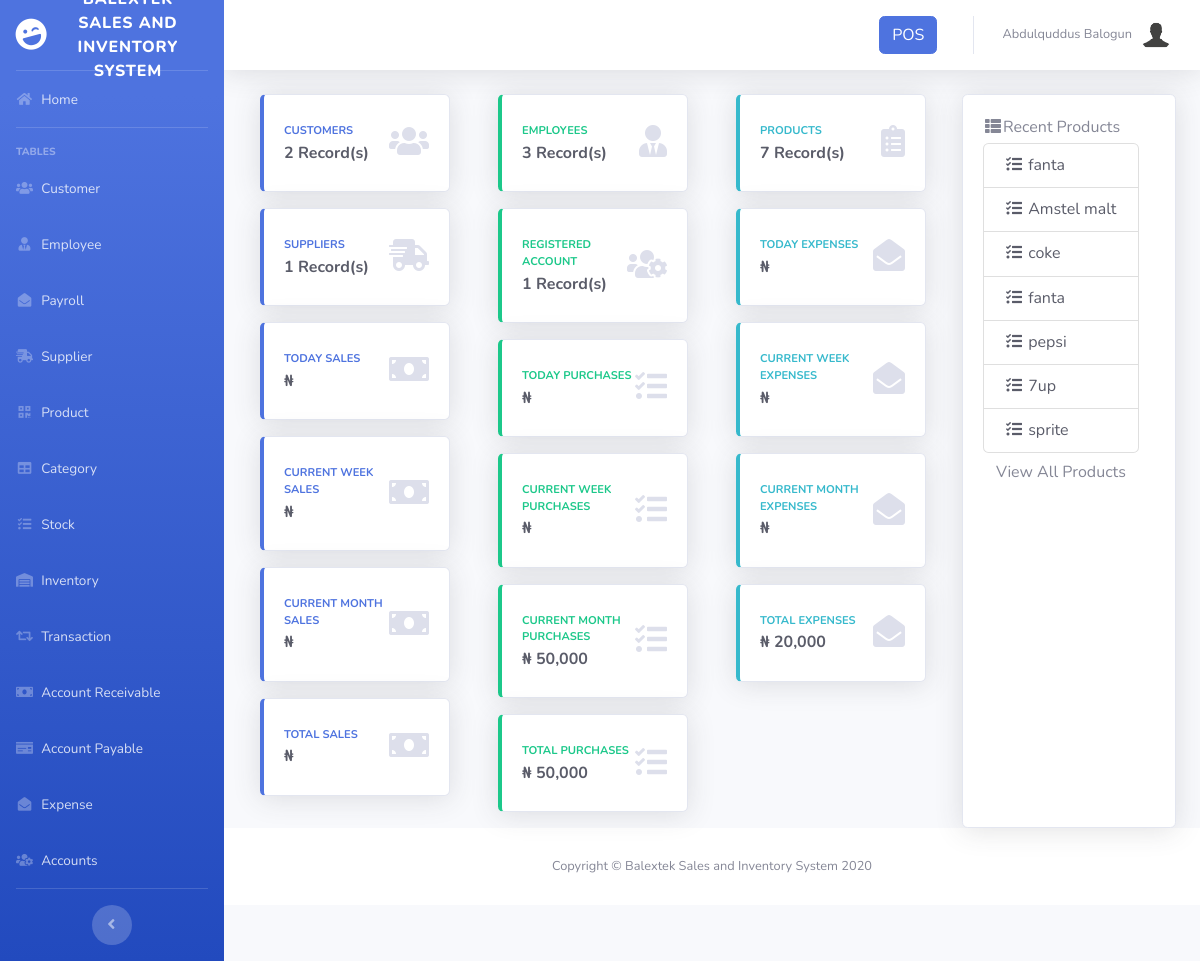
The page /pages/index.php (signed in) on the database its author committed.
### tables this page shows
CREATE TABLE `product` (
  `PRODUCT_ID` int(11) NOT NULL,
  `PRODUCT_CODE` varchar(20) NOT NULL,
  `NAME` varchar(50) DEFAULT NULL,
  `DESCRIPTION` varchar(250) NOT NULL,
  `PRICE` int(50) DEFAULT NULL,
  `CATEGORY_ID` int(11) DEFAULT NULL
);

### pages/index.php (the view, shortened to what the rows shown need)
<?php
include'../includes/connection.php';
include'../includes/sidebar.php';
?>
          <div class="row show-grid">
                <div class="col-lg-3">
                    <div class="card shadow h-100">
                      <div class="card-body">
                        <div class="row no-gutters align-items-center">
                        <div class="row no-gutters align-items-center mt-1">
                        <div class="col-auto">
                          <div class="h6 mb-0 mr-0 text-gray-800">
                        <div class="panel-body">
                            <div class="list-group">
                              <?php
                                $query = "SELECT NAME, PRODUCT_CODE FROM product order by PRODUCT_ID DESC LIMIT 10";
                                $result = mysqli_query($db, $query) or die(mysqli_error($db));
                                while ($row = mysqli_fetch_array($result)) {
                                    echo "<a href='#' class='list-group-item text-gray-800'>
                                          <i class='fa fa-tasks fa-fw'></i> $row[0]
                                          </a>";
                                  }
                              ?>
                            </div>
                        </div>
                    </div></div></div></div></div></div>
          </div>
<?php
include'../includes/footer.php';
?>

### rows shown on the page
product: NAME "fanta"
product: NAME "Amstel malt"
product: NAME "coke"
product: NAME "fanta"
product: NAME "pepsi"
product: NAME "7up"
product: NAME "sprite"

### other values the page prints
$_SESSION['FIRST_NAME'] "Abdulquddus"
$_SESSION['LAST_NAME'] "Balogun"
$row[0] "2"
$row[0] "1"
$row[0] "3"
$row[0] "50,000"
$row[0] "7"
$row[0] "20,000"
